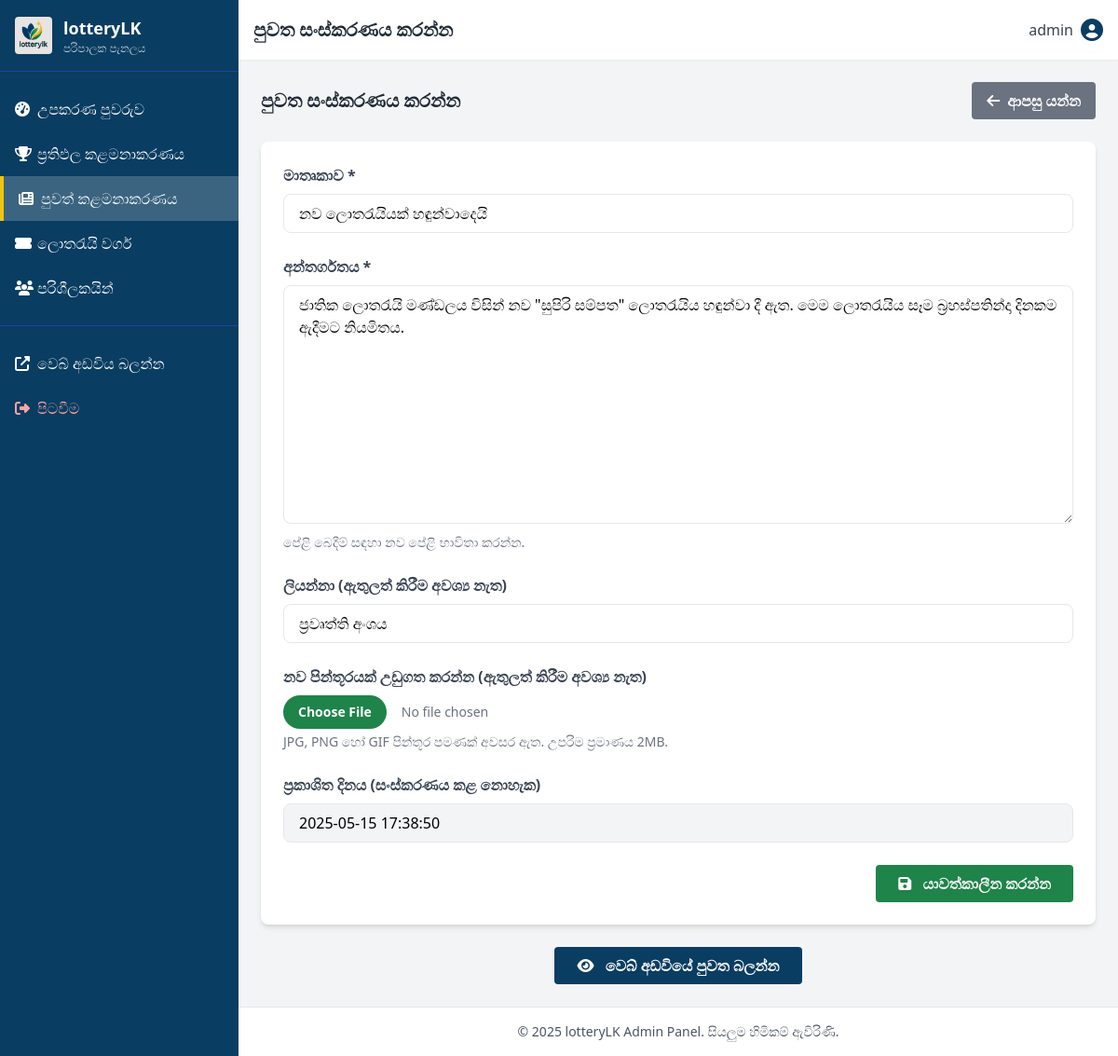
The page /admin/edit_news.php?id=1 (signed in) on the database its author committed.
### tables this page shows
CREATE TABLE IF NOT EXISTS news_articles (
    id INT AUTO_INCREMENT PRIMARY KEY,
    title VARCHAR(255) NOT NULL,
    content TEXT NOT NULL,
    image_path VARCHAR(255),  
    published_date TIMESTAMP DEFAULT CURRENT_TIMESTAMP,
    author_name VARCHAR(100) NULL  
);

### admin/edit_news.php (the view, shortened to what this page needs)
<?php
include '../includes/db_connect.php';
$news_id = isset($_GET['id']) ? (int)$_GET['id'] : 0;
$form_data = [
    'id' => 0,
    'title' => '',
    'content' => '',
    'author_name' => '',
    'image_path' => '',
    'published_date' => ''
];
$news_found = false;
if ($news_id > 0 && isset($pdo) && $db_connected) {
    try {
        $stmt = $pdo->prepare('SELECT * FROM news_articles WHERE id = :id');
        $stmt->bindParam(':id', $news_id, PDO::PARAM_INT);
        $stmt->execute();
        $news = $stmt->fetch();
        if ($news) {
            $news_found = true;
            $form_data = [
                'id' => $news['id'],
                'title' => $news['title'],
                'content' => $news['content'],
                'author_name' => $news['author_name'],
                'image_path' => $news['image_path'],
                'published_date' => $news['published_date']
            ];
        } else {
            $error_message = 'පුවත හමු නොවීය.';
        }
    } catch (PDOException $e) {
        error_log("Database error in edit_news.php (fetch): " . $e->getMessage(), 0);
        $error_message = 'පුවත ලබා ගැනීමේදී දෝෂයක් ඇති විය.';
    }
} else {
    $error_message = 'වලංගු පුවත් ID එකක් සපයන්න.';
}
include 'includes_admin/admin_header.php';
?>
<div class="flex justify-between items-center mb-6">
    <h2 class="text-xl font-bold text-gray-800">පුවත සංස්කරණය කරන්න</h2>
    <a href="manage_news.php" class="bg-gray-500 hover:bg-gray-600 text-white font-bold py-2 px-4 rounded flex items-center">
        <i class="fas fa-arrow-left mr-2"></i> ආපසු යන්න
    </a>
</div>
<?php if ($news_found): ?>
<div class="bg-white rounded-lg shadow-md overflow-hidden">
    <form action="edit_news.php?id=<?php echo $news_id; ?>" method="post" enctype="multipart/form-data" class="p-6">
        <div class="mb-6">
            <label for="title" class="block text-gray-700 font-bold mb-2">මාතෘකාව *</label>
            <input type="text" id="title" name="title" value="<?php echo htmlspecialchars($form_data['title']); ?>" class="w-full px-4 py-2 border rounded-lg focus:outline-none focus:ring-2 focus:ring-primaryGreen" required>
        </div>
        <div class="mb-6">
            <label for="content" class="block text-gray-700 font-bold mb-2">අන්තර්ගතය *</label>
            <textarea id="content" name="content" rows="10" class="w-full px-4 py-2 border rounded-lg focus:outline-none focus:ring-2 focus:ring-primaryGreen" required><?php echo htmlspecialchars($form_data['content']); ?></textarea>
            <p class="text-sm text-gray-500 mt-1">පේළි බෙදීම් සඳහා නව පේළි භාවිතා කරන්න.</p>
        </div>
        <div class="mb-6">
            <label for="author_name" class="block text-gray-700 font-bold mb-2">ලියන්නා (ඇතුලත් කිරීම අවශ්‍ය නැත)</label>
            <input type="text" id="author_name" name="author_name" value="<?php echo htmlspecialchars($form_data['author_name']); ?>" class="w-full px-4 py-2 border rounded-lg focus:outline-none focus:ring-2 focus:ring-primaryGreen">
        </div>
        <div class="mb-6">
            <label for="image" class="block text-gray-700 font-bold mb-2">නව පින්තූරයක් උඩුගත කරන්න (ඇතුලත් කිරීම අවශ්‍ය නැත)</label>
            <input type="file" id="image" name="image" accept="image/*" class="block w-full text-sm text-gray-500
                file:mr-4 file:py-2 file:px-4
                file:rounded-full file:border-0
                file:text-sm file:font-semibold
                file:bg-primaryGreen file:text-white
                hover:file:bg-green-700">
            <p class="text-sm text-gray-500 mt-1">JPG, PNG හෝ GIF පින්තූර පමණක් අවසර ඇත. උපරිම ප්‍රමාණය 2MB.</p>
        </div>
        <div class="mb-6">
            <label for="published_date" class="block text-gray-700 font-bold mb-2">ප්‍රකාශිත දිනය (සංස්කරණය කළ නොහැක)</label>
            <input type="text" id="published_date" value="<?php echo date('Y-m-d H:i:s', strtotime($form_data['published_date'])); ?>" class="w-full px-4 py-2 border rounded-lg bg-gray-100" readonly>
        </div>
        <div class="flex justify-end">
            <button type="submit" class="bg-primaryGreen hover:bg-green-700 text-white font-bold py-2 px-6 rounded focus:outline-none focus:shadow-outline">
                <i class="fas fa-save mr-2"></i> යාවත්කාලීන කරන්න
            </button>
        </div>
    </form>
</div>
<div class="mt-6 text-center">
    <a href="../news_article.php?id=<?php echo $news_id; ?>" target="_blank" class="inline-block bg-primaryBlue hover:bg-blue-700 text-white font-bold py-2 px-6 rounded">
        <i class="fas fa-eye mr-2"></i> වෙබ් අඩවියේ පුවත බලන්න
    </a>
</div>
<?php endif; ?>
<?php
include 'includes_admin/admin_footer.php';
?>

### rows shown on the page
news_articles: title "නව ලොතරැයියක් හඳුන්වාදෙයි", content "ජාතික ලොතරැයි මණ්ඩලය විසින් නව \"සුපිරි සම්පත\" ලොතරැයිය හඳුන්වා දී ඇත. මෙම ලොතරැයිය සෑම බ්‍රහස්පතින්දා දිනකම ඇදීමට නියමිතය.", author_name "ප්‍රවෘත්ති අංශය", published_date "2025-05-15 17:38:50"

### other values the page prints
$_SESSION['admin_username'] "admin"
